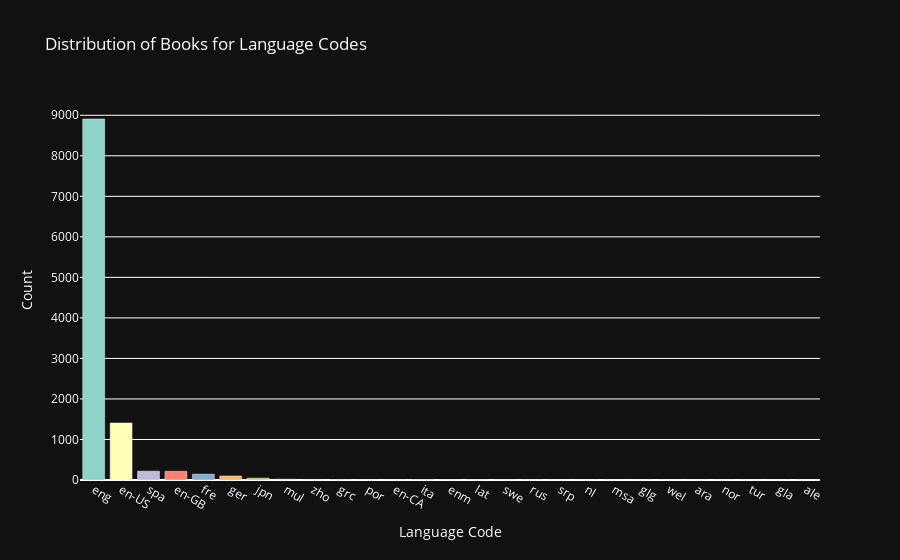

Here is the notebook cell this chart was saved with:
### Code cell
## What is the language distribution of books?
# Count the number of books for each language code
language_counts = books_data['language_code'].value_counts()

# Define a color palette with enough unique colors
color_palette = colors.qualitative.Set3

# Create a Plotly bar plot
fig = go.Figure(data=[go.Bar(
    x=language_counts.index,
    y=language_counts,
    marker=dict(color=color_palette)  # Set the bar colors using the color palette
)])

# Update the layout with dark background and white font
fig.update_layout(
    plot_bgcolor='rgb(17, 17, 17)',  # Dark background color
    paper_bgcolor='rgb(17, 17, 17)',  # Dark background color
    font=dict(color='white'),  # White font color
    title="Distribution of Books for Language Codes",
    xaxis_title="Language Code",
    yaxis_title="Count"
)

# Show the plot
fig.show()

### Figure 1 — Plotly figure (JSON) as saved in the notebook; plotly's stock layout.template omitted (floating-point values rounded to 4 significant figures)
{"data": [{"marker": {"color": ["rgb(141,211,199)", "rgb(255,255,179)", "rgb(190,186,218)", "rgb(251,128,114)", "rgb(128,177,211)", "rgb(253,180,98)", "rgb(179,222,105)", "rgb(252,205,229)", "rgb(217,217,217)", "rgb(188,128,189)", "rgb(204,235,197)", "rgb(255,237,111)"]}, "type": "bar", "x": ["eng", "en-US", "spa", "en-GB", "fre", "ger", "jpn", "mul", "zho", "grc", "por", "en-CA", "ita", "enm", "lat", "swe", "rus", "srp", "nl", "msa", "glg", "wel", "ara", "nor", "tur", "gla", "ale"], "y": [8908, 1408, 218, 214, 144, 99, 46, 19, 14, 11, 10, 7, 5, 3, 3, 2, 2, 1, 1, 1, 1, 1, 1, 1, 1, 1, 1]}], "layout": {"font": {"color": "white"}, "paper_bgcolor": "rgb(17, 17, 17)", "plot_bgcolor": "rgb(17, 17, 17)", "title": {"text": "Distribution of Books for Language Codes"}, "xaxis": {"title": {"text": "Language Code"}}, "yaxis": {"title": {"text": "Count"}}}}
